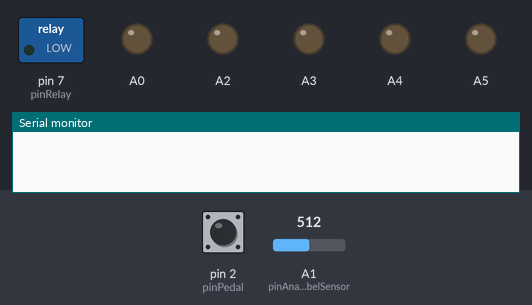
Bench run of a sketch on a simulated Arduino Nano, built with avr-gcc and run on an emulated ATmega328P. Shown: switched loads named in the sketch (green lamp = pin HIGH), output pins drawn as LEDs (lit = HIGH), the last lines printed to the serial monitor. Dashed ring = blinking. The inputs (shaded band) are chosen by the test bench; at power-on: pin 2 (pinPedal) HIGH, A1 (pinAnalogLabelSensor) = 512.

Above: at 6.2 s.
6.3 s: pin 2 (pinPedal) pulled LOW for 0.15 s
At 7.5 s:
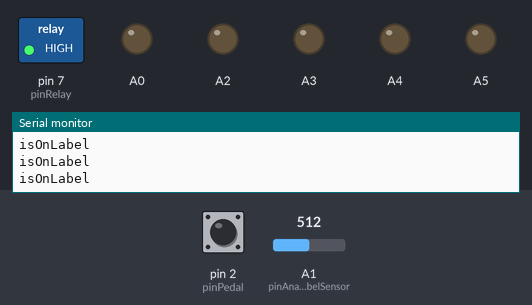
7.9 s: A1 (pinAnalogLabelSensor) set to 12
9.4 s: A1 (pinAnalogLabelSensor) set to 9
At 10.3 s:
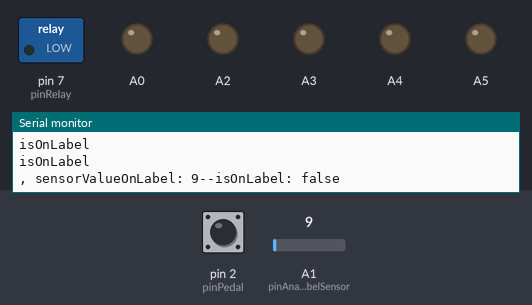
10.9 s: pin 2 (pinPedal) pulled LOW for 3.2 s
At 11.1 s:
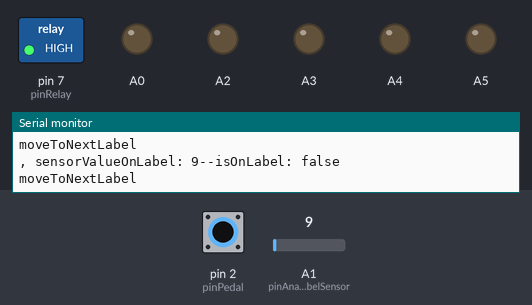
15.6 s: pin 2 (pinPedal) driven LOW
At 15.8 s:
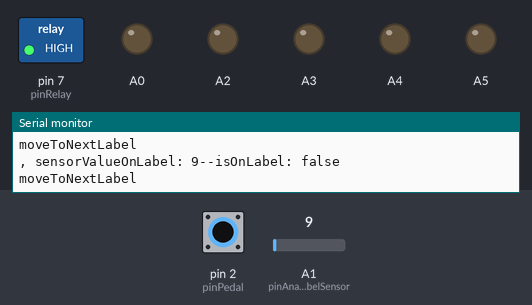
18.6 s: pin 2 (pinPedal) driven HIGH
At 18.6 s:
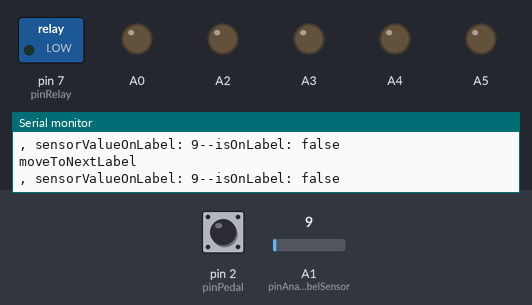
Timing chart, 0 to 21.1 s (numbered marks = the images above; inputs shaded):
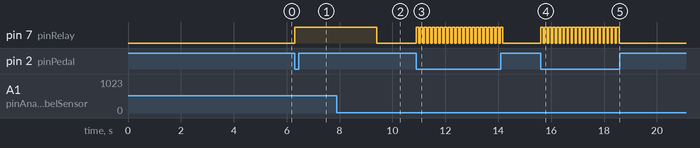

Measured:
- the behaviour switches between 11 and 10 on A1 (pinAnalogLabelSensor) (found by bisection; images 1 and 2)
- after the input at 6.3 s, pin 7 (pinRelay): LOW → HIGH at once
- after the input at 9.4 s, pin 7 (pinRelay): HIGH → LOW at once
- after the input at 10.9 s, pin 7 (pinRelay): alternates HIGH for 0.10 s and LOW for 0.05 s, 44 changes in all, then stays LOW, starting at once
- after the input at 15.6 s, pin 7 (pinRelay): alternates HIGH for 0.10 s and LOW for 0.05 s, starting at once
- after the input at 18.6 s, pin 7 (pinRelay): stops changing and stays LOW

The sketch:

Labeller.ino
```cpp
/*
Name:       Labeller.ino
Created:	7/31/2018 11:33:41 AM
Updated:	12/31/2018 11:33:41 AM
Author:     Joe Hosemann
*/

#include <Arduino.h>

enum PinAssignments
{
	//Analog
	pinAnalogLabelSensor = A1, // sensor that detects new label
	//Digital
	pinPedal = 2,
	pinRelay = 7
};

int sensorValueOnLabel() {
	return (int) analogRead(pinAnalogLabelSensor);
}
bool isOnLabel() {
	return sensorValueOnLabel() > 10;
}
bool isPedalDown() {
	return digitalRead(pinPedal) == LOW;
}
int pedalValue() {
	return (int)digitalRead(pinPedal);
}

void setup()
{
	Serial.begin(9600); // Serial Output
	pinMode(pinPedal, INPUT_PULLUP);
	pinMode(pinRelay, OUTPUT);

	analogWrite(pinAnalogLabelSensor, OUTPUT);
	pinMode(A1, OUTPUT);

	// force all analogs to output (keeps bugs out)
	pinMode(A0, OUTPUT);
	digitalWrite(A0, LOW);
	pinMode(A2, OUTPUT);
	digitalWrite(A2, LOW);
	pinMode(A3, OUTPUT);
	digitalWrite(A4, LOW);
	pinMode(A4, OUTPUT);
	digitalWrite(A4, LOW);
	pinMode(A5, OUTPUT);
	digitalWrite(A5, LOW);
	delay(5000);
}

void loop()
{
	//Serial.print("isPedalDown: ");
	//Serial.print(isPedalDown() == true ? "true" : "false");
	//Serial.print(", sensorValueOnLabel: ");
	//Serial.print(sensorValueOnLabel());
	//Serial.print(", isOnLabel: ");
	//Serial.print(isOnLabel()==true?"true":"false");
	//Serial.print(", pedalValue: ");
	//Serial.println(pedalValue());


	if (isPedalDown())
	{
		moveToNextLabel();
	}
}

void moveToNextLabel()
{
	Serial.println("moveToNextLabel");
	digitalWrite(pinRelay, HIGH);
	delay(100);

	while (isOnLabel())
	{
		Serial.println("isOnLabel");
		delay(100);
	}
	Serial.print(", sensorValueOnLabel: ");
	Serial.print(sensorValueOnLabel());
	Serial.print("--isOnLabel: ");
	Serial.println(isOnLabel() == true ? "true" : "false");
	digitalWrite(pinRelay, LOW);
	delay(50);
}
```
